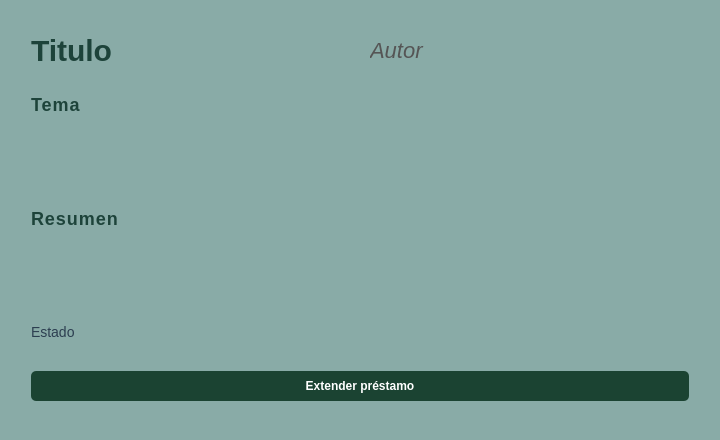
<?xml version="1.0" encoding="UTF-8"?>
<ui version="4.0">
 <class>Dialog</class>
 <widget class="QDialog" name="Dialog">
  <property name="geometry">
   <rect>
    <x>0</x>
    <y>0</y>
    <width>720</width>
    <height>440</height>
   </rect>
  </property>
  <property name="sizePolicy">
   <sizepolicy hsizetype="Minimum" vsizetype="Minimum">
    <horstretch>0</horstretch>
    <verstretch>0</verstretch>
   </sizepolicy>
  </property>
  <property name="minimumSize">
   <size>
    <width>720</width>
    <height>440</height>
   </size>
  </property>
  <property name="maximumSize">
   <size>
    <width>720</width>
    <height>440</height>
   </size>
  </property>
  <property name="windowTitle">
   <string>Dialog</string>
  </property>
  <property name="styleSheet">
   <string notr="true">#Dialog {
    background-color: #89ABA7;
}

QLabel {
    font-family: &quot;Segoe UI&quot;, &quot;Roboto&quot;, &quot;Helvetica&quot;;
    color: #2C3E50;
    font-size: 14px;
}


#linea_titulo {
    font-size: 30px;
    font-weight: bold;
    color: #1D433A; 
}

#linea_autor {
    font-size: 22px;
    font-style: italic;
    color: #555555;
}

#linea_tema, #linea_resumen {
    font-weight: bold;
    text-transform: uppercase;
    font-size: 18px;
    letter-spacing: 1px;
    color: #1D433A;
}</string>
  </property>
  <layout class="QHBoxLayout" name="horizontalLayout_5">
   <property name="sizeConstraint">
    <enum>QLayout::SetMinimumSize</enum>
   </property>
   <item>
    <layout class="QVBoxLayout" name="verticalLayout_2">
     <property name="spacing">
      <number>20</number>
     </property>
     <property name="sizeConstraint">
      <enum>QLayout::SetDefaultConstraint</enum>
     </property>
     <property name="leftMargin">
      <number>20</number>
     </property>
     <property name="topMargin">
      <number>20</number>
     </property>
     <property name="rightMargin">
      <number>20</number>
     </property>
     <property name="bottomMargin">
      <number>20</number>
     </property>
     <item>
      <layout class="QHBoxLayout" name="horizontalLayout_11">
       <property name="sizeConstraint">
        <enum>QLayout::SetMinimumSize</enum>
       </property>
       <property name="topMargin">
        <number>0</number>
       </property>
       <property name="bottomMargin">
        <number>0</number>
       </property>
       <item>
        <widget class="QLabel" name="linea_titulo">
         <property name="minimumSize">
          <size>
           <width>0</width>
           <height>30</height>
          </size>
         </property>
         <property name="maximumSize">
          <size>
           <width>16777215</width>
           <height>30</height>
          </size>
         </property>
         <property name="text">
          <string>Titulo</string>
         </property>
        </widget>
       </item>
       <item>
        <widget class="QLabel" name="linea_autor">
         <property name="minimumSize">
          <size>
           <width>0</width>
           <height>30</height>
          </size>
         </property>
         <property name="maximumSize">
          <size>
           <width>16777215</width>
           <height>30</height>
          </size>
         </property>
         <property name="text">
          <string>Autor</string>
         </property>
        </widget>
       </item>
      </layout>
     </item>
     <item>
      <widget class="QLabel" name="linea_tema">
       <property name="maximumSize">
        <size>
         <width>16777215</width>
         <height>30</height>
        </size>
       </property>
       <property name="text">
        <string>Tema</string>
       </property>
      </widget>
     </item>
     <item>
      <widget class="QLabel" name="linea_resumen">
       <property name="minimumSize">
        <size>
         <width>650</width>
         <height>150</height>
        </size>
       </property>
       <property name="maximumSize">
        <size>
         <width>16777215</width>
         <height>150</height>
        </size>
       </property>
       <property name="text">
        <string>Resumen</string>
       </property>
      </widget>
     </item>
     <item>
      <widget class="QLabel" name="linea_estado">
       <property name="minimumSize">
        <size>
         <width>0</width>
         <height>30</height>
        </size>
       </property>
       <property name="maximumSize">
        <size>
         <width>16777215</width>
         <height>30</height>
        </size>
       </property>
       <property name="text">
        <string>Estado</string>
       </property>
      </widget>
     </item>
     <item>
      <widget class="QPushButton" name="boton_extender">
       <property name="styleSheet">
        <string notr="true">QPushButton {
    background-color: #1B4332; 
    color: white;  
    border-radius: 5px; 
    padding: 8px;  
    font-weight: bold;
}

QPushButton:hover {
    background-color: #2D6A4F; 
}

QPushButton:pressed {
    background-color: #081C15; 
}</string>
       </property>
       <property name="text">
        <string>Extender préstamo</string>
       </property>
      </widget>
     </item>
    </layout>
   </item>
  </layout>
 </widget>
 <resources/>
 <connections/>
</ui>
